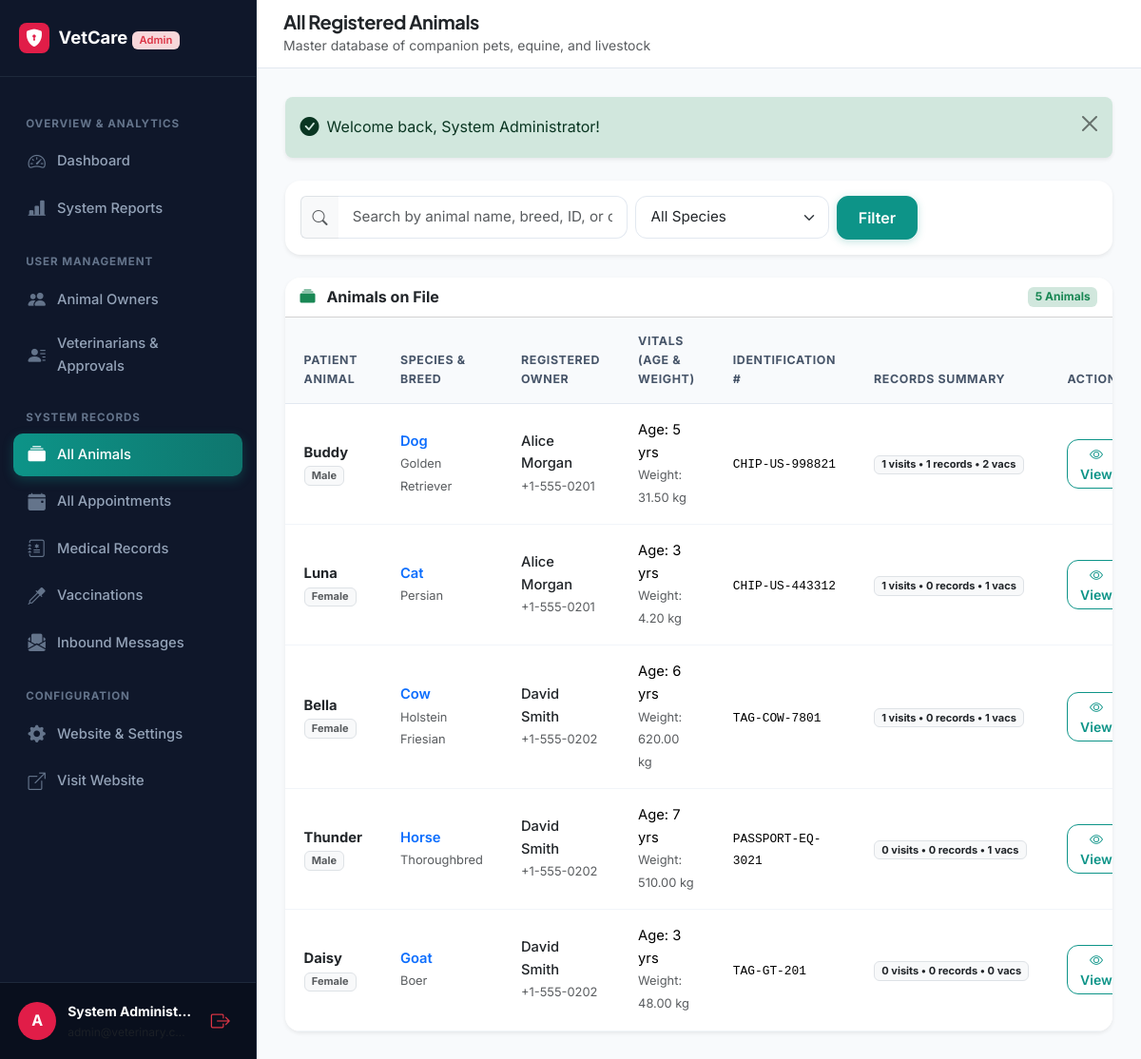
The app's page /admin/animals.php (signed in) with its own data.
### tables this page shows
CREATE TABLE `animals` (
  `id` INT AUTO_INCREMENT PRIMARY KEY,
  `owner_id` INT NOT NULL,
  `animal_name` VARCHAR(100) NOT NULL,
  `species` VARCHAR(50) NOT NULL,
  `breed` VARCHAR(100) NULL,
  `gender` ENUM('male', 'female', 'unknown') NOT NULL DEFAULT 'unknown',
  `date_of_birth` DATE NULL,
  `age_years` INT NULL,
  `weight` DECIMAL(6,2) NULL,
  `color` VARCHAR(50) NULL,
  `identification_number` VARCHAR(100) NULL,
  `photo_path` VARCHAR(255) NULL,
  `allergies` TEXT NULL,
  `notes` TEXT NULL,
  `created_at` TIMESTAMP DEFAULT CURRENT_TIMESTAMP,
  `updated_at` TIMESTAMP DEFAULT CURRENT_TIMESTAMP ON UPDATE CURRENT_TIMESTAMP,
  CONSTRAINT `fk_animal_owner` FOREIGN KEY (`owner_id`) REFERENCES `users` (`id`) ON DELETE CASCADE,
  INDEX `idx_animal_species` (`species`),
  INDEX `idx_animal_owner` (`owner_id`)
);

CREATE TABLE `users` (
  `id` INT AUTO_INCREMENT PRIMARY KEY,
  `full_name` VARCHAR(100) NOT NULL,
  `email` VARCHAR(150) NOT NULL UNIQUE,
  `phone` VARCHAR(30) NOT NULL,
  `password_hash` VARCHAR(255) NOT NULL,
  `role` ENUM('owner', 'veterinarian', 'admin') NOT NULL,
  `account_status` ENUM('active', 'inactive', 'suspended', 'pending') NOT NULL DEFAULT 'active',
  `created_at` TIMESTAMP DEFAULT CURRENT_TIMESTAMP,
  `updated_at` TIMESTAMP DEFAULT CURRENT_TIMESTAMP ON UPDATE CURRENT_TIMESTAMP,
  INDEX `idx_role` (`role`),
  INDEX `idx_status` (`account_status`)
);

### includes/functions.php (called while the page is built, shortened)
<?php
function e($value): string {
    return htmlspecialchars((string)($value ?? ''), ENT_QUOTES, 'UTF-8');
}
function url(string $path = ''): string {
    $path = ltrim($path, '/');
    return rtrim(BASE_URL, '/') . ($path !== '' ? '/' . $path : '');
}

### admin/animals.php (the view, shortened to what this page needs)
<?php
require_once __DIR__ . '/../includes/init.php';
$search = trim($_GET['search'] ?? '');
$sql = "
    SELECT a.*, u.full_name AS owner_name, u.email AS owner_email, u.phone AS owner_phone,
           (SELECT COUNT(*) FROM appointments app WHERE app.animal_id = a.id) AS appointment_count,
           (SELECT COUNT(*) FROM medical_records mr WHERE mr.animal_id = a.id) AS medical_count,
           (SELECT COUNT(*) FROM vaccinations v WHERE v.animal_id = a.id) AS vaccination_count
    FROM animals a
    JOIN users u ON u.id = a.owner_id
    WHERE 1=1
";
$params = [];
$sql .= " ORDER BY a.created_at DESC";
$stmt = $pdo->prepare($sql);
$stmt->execute($params);
$animals = $stmt->fetchAll();
require_once __DIR__ . '/../includes/header.php';
?>
<div class="dashboard-layout">
    <?php require_once __DIR__ . '/../includes/admin_sidebar.php'; ?>
    <main class="dashboard-main">
        <header class="dashboard-topbar">
            <div class="d-flex align-items-center gap-3">
                <div>
                    <h5 class="fw-bold mb-0 text-dark">All Registered Animals</h5>
                    <small class="text-muted">Master database of companion pets, equine, and livestock</small>
                </div>
            </div>
        </header>
        <div class="dashboard-content-body">
            <?php require_once __DIR__ . '/../includes/alerts.php'; ?>
            <div class="card border-0 shadow-sm rounded-4 p-3 mb-4 bg-white">
                <form method="GET" action="<?= url('admin/animals.php') ?>" class="row g-2 align-items-center">
                    <div class="col-md-5">
                        <div class="input-group">
                            <span class="input-group-text bg-light border-end-0"><i class="bi bi-search text-muted"></i></span>
                            <input type="text" class="form-control border-start-0" name="search" value="<?= e($search) ?>" placeholder="Search by animal name, breed, ID, or owner...">
                        </div>
                    </div>
                    <div class="col-md-3">
                        <select class="form-select" name="species" onchange="this.form.submit()">
                            <option value="">All Species</option>
                        </select>
                    </div>
                    <div class="col-auto">
                        <button type="submit" class="btn btn-primary">Filter</button>
                    </div>
                </form>
            </div>
            <div class="card border-0 shadow-sm rounded-4 bg-white overflow-hidden">
                <div class="card-header bg-white d-flex justify-content-between align-items-center">
                    <span class="fw-bold"><i class="bi bi-collection-fill text-success me-2"></i> Animals on File</span>
                    <span class="badge bg-success-subtle text-success"><?= count($animals) ?> Animals</span>
                </div>
                <?php if (empty($animals)): ?>
                    <div class="empty-state-box">
                        <div class="empty-state-icon"><i class="bi bi-shield-x"></i></div>
                        <h5 class="fw-bold">No Animal Records Found</h5>
                        <p class="text-muted small">No animals match the specified filters.</p>
                    </div>
                <?php else: ?>
                    <div class="table-responsive">
                        <table class="table custom-table">
                            <thead>
                                <tr>
                                    <th>Patient Animal</th>
                                    <th>Species & Breed</th>
                                    <th>Registered Owner</th>
                                    <th>Vitals (Age & Weight)</th>
                                    <th>Identification #</th>
                                    <th>Records Summary</th>
                                    <th class="text-end">Actions</th>
                                </tr>
                            </thead>
                            <tbody>
                                <?php foreach ($animals as $a): ?>
                                    <tr>
                                        <td>
                                            <div class="fw-bold text-dark"><?= e($a['animal_name']) ?></div>
                                            <span class="badge bg-light text-muted border small"><?= ucfirst($a['gender']) ?></span>
                                        </td>
                                        <td>
                                            <div class="fw-semibold text-primary"><?= e($a['species']) ?></div>
                                            <small class="text-muted"><?= e($a['breed'] ?: 'Mixed / Unknown') ?></small>
                                        </td>
                                        <td>
                                            <div class="fw-medium text-dark"><?= e($a['owner_name']) ?></div>
                                            <small class="text-muted"><?= e($a['owner_phone']) ?></small>
                                        </td>
                                        <td>
                                            <div>Age: <?= $a['age_years'] !== null ? $a['age_years'] . ' yrs' : '—' ?></div>
                                            <small class="text-muted">Weight: <?= $a['weight'] ? $a['weight'] . ' kg' : '—' ?></small>
                                        </td>
                                        <td>
                                            <span class="font-monospace small"><?= e($a['identification_number'] ?: '—') ?></span>
                                        </td>
                                        <td>
                                            <span class="badge bg-light text-dark border small">
                                                <?= $a['appointment_count'] ?> visits &bull; <?= $a['medical_count'] ?> records &bull; <?= $a['vaccination_count'] ?> vacs
                                            </span>
                                        </td>
                                        <td class="text-end">
                                            <a href="<?= url('owner/animal_view.php?id=' . $a['id']) ?>" class="btn btn-sm btn-outline-primary" title="View Patient Profile">
                                                <i class="bi bi-eye"></i> View
                                            </a>
                                        </td>
                                    </tr>
                                <?php endforeach; ?>
                            </tbody>
                        </table>
                    </div>
                <?php endif; ?>
            </div>
        </div>
    </main>
</div>
<?php require_once __DIR__ . '/../includes/footer.php'; ?>

### assets/css/style.css (style rules this page uses)
:root { --primary: #0d9488; --primary-dark: #0f766e; --primary-light: #ccfbf1; --primary-subtle: #f0fdfa; --secondary: #0284c7; --accent: #10b981; --dark: #0f172a; --dark-muted: #475569; --light-bg: #f8fafc; --card-bg: #ffffff; --border-color: #e2e8f0; --border-focus: #0d9488; --font-heading: 'Plus Jakarta Sans', -apple-system, BlinkMacSystemFont, 'Segoe UI', Roboto, sans-serif; --font-body: 'Inter', -apple-system, BlinkMacSystemFont, 'Segoe UI', Roboto, sans-serif; --radius-sm: 8px; --radius-md: 12px; --radius-lg: 18px; --radius-pill: 9999px; --shadow-sm: 0 1px 3px rgba(15, 23, 42, 0.05); --shadow-md: 0 4px 18px -2px rgba(15, 23, 42, 0.06), 0 2px 6px -1px rgba(15, 23, 42, 0.03); --shadow-lg: 0 12px 30px -4px rgba(13, 148, 136, 0.12), 0 4px 12px -2px rgba(15, 23, 42, 0.04); }
body { font-family: var(--font-body); color: var(--dark); background-color: var(--light-bg); line-height: 1.6; overflow-x: hidden; }
h1, h2, h3, h4, h5, h6 { font-family: var(--font-heading); color: var(--dark); font-weight: 700; letter-spacing: -0.02em; }
a { color: var(--primary); text-decoration: none; transition: all 0.2s ease-in-out; }
.btn-primary { background-color: var(--primary); border-color: var(--primary); color: #ffffff; font-weight: 600; padding: 0.625rem 1.35rem; border-radius: var(--radius-md); box-shadow: 0 2px 8px rgba(13, 148, 136, 0.25); transition: all 0.25s ease; }
.btn-outline-primary { color: var(--primary); border-color: var(--primary); font-weight: 600; border-radius: var(--radius-md); transition: all 0.25s ease; }
.form-control, .form-select { border-radius: var(--radius-md); border: 1px solid var(--border-color); padding: 0.65rem 0.95rem; font-size: 0.95rem; transition: border-color 0.2s, box-shadow 0.2s; }

### assets/css/dashboard.css (style rules this page uses)
.dashboard-layout { display: flex; min-height: 100vh; background-color: #f8fafc; }
.dashboard-main { flex-grow: 1; display: flex; flex-direction: column; min-width: 0; }
.dashboard-topbar { height: 72px; background: #ffffff; border-bottom: 1px solid var(--border-color); padding: 0 1.75rem; display: flex; align-items: center; justify-content: space-between; position: sticky; top: 0; z-index: 1020; }
.dashboard-content-body { padding: 1.85rem; flex-grow: 1; }
.custom-table { margin-bottom: 0; }
.custom-table th { background-color: #f8fafc; color: #475569; font-size: 0.775rem; text-transform: uppercase; letter-spacing: 0.05em; font-weight: 700; padding: 0.95rem 1.25rem; border-bottom: 1px solid var(--border-color); }
.custom-table td { padding: 1rem 1.25rem; vertical-align: middle; border-bottom: 1px solid #f1f5f9; font-size: 0.92rem; }

### records on screen
animals: animal_name "Buddy", gender "Male", species "Dog", breed "Golden Retriever", owner.full_name "Alice Morgan", owner.phone "+1-555-0201", age_years "5", weight "31.50", identification_number "CHIP-US-998821", appointment_count "1", medical_count "1", vaccination_count "2"
animals: animal_name "Luna", gender "Female", species "Cat", breed "Persian", owner.full_name "Alice Morgan", owner.phone "+1-555-0201", age_years "3", weight "4.20", identification_number "CHIP-US-443312", appointment_count "1", medical_count "0", vaccination_count "1"
animals: animal_name "Bella", gender "Female", species "Cow", breed "Holstein Friesian", owner.full_name "David Smith", owner.phone "+1-555-0202", age_years "6", weight "620.00", identification_number "TAG-COW-7801", appointment_count "1", medical_count "0", vaccination_count "1"
animals: animal_name "Thunder", gender "Male", species "Horse", breed "Thoroughbred", owner.full_name "David Smith", owner.phone "+1-555-0202", age_years "7", weight "510.00", identification_number "PASSPORT-EQ-3021", appointment_count "0", medical_count "0", vaccination_count "1"
animals: animal_name "Daisy", gender "Female", species "Goat", breed "Boer", owner.full_name "David Smith", owner.phone "+1-555-0202", age_years "3", weight "48.00", identification_number "TAG-GT-201", appointment_count "0", medical_count "0", vaccination_count "0"

### other values on screen
$user['full_name'] "System Administ…"
$flash['message'] "Welcome back, System Administrator!"
count($animals) "5"
